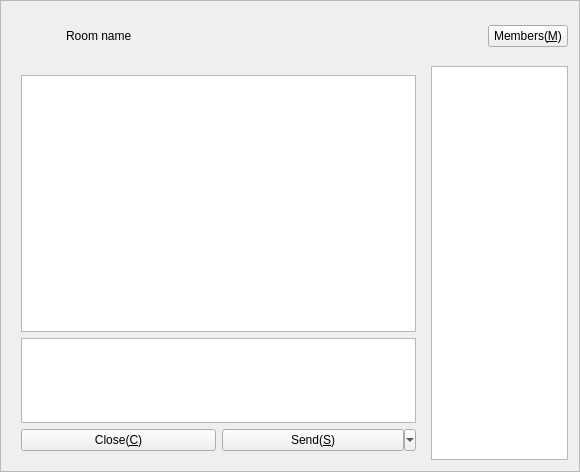
<?xml version="1.0" encoding="UTF-8"?>
<ui version="4.0">
 <class>CFrmGroupChat</class>
 <widget class="QFrame" name="CFrmGroupChat">
  <property name="geometry">
   <rect>
    <x>0</x>
    <y>0</y>
    <width>580</width>
    <height>472</height>
   </rect>
  </property>
  <property name="windowTitle">
   <string>Group chat</string>
  </property>
  <property name="frameShape">
   <enum>QFrame::StyledPanel</enum>
  </property>
  <property name="frameShadow">
   <enum>QFrame::Raised</enum>
  </property>
  <layout class="QGridLayout" name="gridLayout_3">
   <item row="0" column="0">
    <layout class="QHBoxLayout" name="horizontalLayout">
     <item>
      <widget class="CLabel" name="lbIcon">
       <property name="sizePolicy">
        <sizepolicy hsizetype="Fixed" vsizetype="Fixed">
         <horstretch>0</horstretch>
         <verstretch>0</verstretch>
        </sizepolicy>
       </property>
       <property name="minimumSize">
        <size>
         <width>48</width>
         <height>48</height>
        </size>
       </property>
       <property name="maximumSize">
        <size>
         <width>48</width>
         <height>48</height>
        </size>
       </property>
       <property name="text">
        <string/>
       </property>
       <property name="pixmap">
        <pixmap resource="../../../Resource/Resource.qrc">:/icon/AppIcon</pixmap>
       </property>
       <property name="scaledContents">
        <bool>true</bool>
       </property>
       <property name="wordWrap">
        <bool>false</bool>
       </property>
      </widget>
     </item>
     <item>
      <widget class="QLabel" name="lbTitle">
       <property name="sizePolicy">
        <sizepolicy hsizetype="Expanding" vsizetype="Preferred">
         <horstretch>0</horstretch>
         <verstretch>0</verstretch>
        </sizepolicy>
       </property>
       <property name="text">
        <string>Room name</string>
       </property>
      </widget>
     </item>
     <item>
      <widget class="QPushButton" name="pbMember">
       <property name="sizePolicy">
        <sizepolicy hsizetype="Preferred" vsizetype="Fixed">
         <horstretch>0</horstretch>
         <verstretch>0</verstretch>
        </sizepolicy>
       </property>
       <property name="text">
        <string>Members(&amp;M)</string>
       </property>
      </widget>
     </item>
    </layout>
   </item>
   <item row="1" column="0">
    <layout class="QGridLayout" name="gridLayout_2">
     <item row="0" column="0">
      <widget class="QWidget" name="wdgChat" native="true">
       <property name="sizePolicy">
        <sizepolicy hsizetype="Preferred" vsizetype="Preferred">
         <horstretch>3</horstretch>
         <verstretch>0</verstretch>
        </sizepolicy>
       </property>
       <layout class="QGridLayout" name="gridLayout">
        <item row="0" column="0" colspan="2">
         <layout class="QVBoxLayout" name="verticalLayout">
          <item>
           <widget class="QTextEdit" name="txtView">
            <property name="sizePolicy">
             <sizepolicy hsizetype="Expanding" vsizetype="Expanding">
              <horstretch>5</horstretch>
              <verstretch>3</verstretch>
             </sizepolicy>
            </property>
            <property name="undoRedoEnabled">
             <bool>true</bool>
            </property>
            <property name="readOnly">
             <bool>true</bool>
            </property>
            <property name="html">
             <string notr="true">&lt;!DOCTYPE HTML PUBLIC &quot;-//W3C//DTD HTML 4.0//EN&quot; &quot;http://www.w3.org/TR/REC-html40/strict.dtd&quot;&gt;
&lt;html&gt;&lt;head&gt;&lt;meta name=&quot;qrichtext&quot; content=&quot;1&quot; /&gt;&lt;style type=&quot;text/css&quot;&gt;
p, li { white-space: pre-wrap; }
&lt;/style&gt;&lt;/head&gt;&lt;body style=&quot; font-family:'Ubuntu'; font-size:11pt; font-weight:400; font-style:normal;&quot;&gt;
&lt;p style=&quot;-qt-paragraph-type:empty; margin-top:0px; margin-bottom:0px; margin-left:0px; margin-right:0px; -qt-block-indent:0; text-indent:0px; font-family:'SimSun'; font-size:9pt;&quot;&gt;&lt;br /&gt;&lt;/p&gt;&lt;/body&gt;&lt;/html&gt;</string>
            </property>
            <property name="placeholderText">
             <string notr="true"/>
            </property>
           </widget>
          </item>
          <item>
           <widget class="QTextEdit" name="txtInput">
            <property name="sizePolicy">
             <sizepolicy hsizetype="Expanding" vsizetype="Expanding">
              <horstretch>5</horstretch>
              <verstretch>1</verstretch>
             </sizepolicy>
            </property>
            <property name="html">
             <string notr="true">&lt;!DOCTYPE HTML PUBLIC &quot;-//W3C//DTD HTML 4.0//EN&quot; &quot;http://www.w3.org/TR/REC-html40/strict.dtd&quot;&gt;
&lt;html&gt;&lt;head&gt;&lt;meta name=&quot;qrichtext&quot; content=&quot;1&quot; /&gt;&lt;style type=&quot;text/css&quot;&gt;
p, li { white-space: pre-wrap; }
&lt;/style&gt;&lt;/head&gt;&lt;body style=&quot; font-family:'Ubuntu'; font-size:11pt; font-weight:400; font-style:normal;&quot;&gt;
&lt;p style=&quot;-qt-paragraph-type:empty; margin-top:0px; margin-bottom:0px; margin-left:0px; margin-right:0px; -qt-block-indent:0; text-indent:0px; font-family:'SimSun'; font-size:9pt;&quot;&gt;&lt;br /&gt;&lt;/p&gt;&lt;/body&gt;&lt;/html&gt;</string>
            </property>
           </widget>
          </item>
         </layout>
        </item>
        <item row="1" column="0">
         <widget class="QPushButton" name="pbClose">
          <property name="sizePolicy">
           <sizepolicy hsizetype="Preferred" vsizetype="Fixed">
            <horstretch>0</horstretch>
            <verstretch>0</verstretch>
           </sizepolicy>
          </property>
          <property name="toolTip">
           <string>Close</string>
          </property>
          <property name="text">
           <string>Close(&amp;C)</string>
          </property>
          <property name="icon">
           <iconset resource="../../../Resource/Resource.qrc">
            <normaloff>:/icon/Delete</normaloff>:/icon/Delete</iconset>
          </property>
         </widget>
        </item>
        <item row="1" column="1">
         <widget class="QToolButton" name="pbSend">
          <property name="sizePolicy">
           <sizepolicy hsizetype="Preferred" vsizetype="Preferred">
            <horstretch>0</horstretch>
            <verstretch>0</verstretch>
           </sizepolicy>
          </property>
          <property name="toolTip">
           <string>SendMessage</string>
          </property>
          <property name="text">
           <string>Send(&amp;S)</string>
          </property>
          <property name="icon">
           <iconset resource="../../../Resource/Resource.qrc">
            <normaloff>:/icon/Accept</normaloff>:/icon/Accept</iconset>
          </property>
          <property name="shortcut">
           <string>Alt+S</string>
          </property>
          <property name="popupMode">
           <enum>QToolButton::MenuButtonPopup</enum>
          </property>
          <property name="toolButtonStyle">
           <enum>Qt::ToolButtonTextBesideIcon</enum>
          </property>
         </widget>
        </item>
       </layout>
      </widget>
     </item>
     <item row="0" column="1">
      <widget class="QListView" name="lstMembers">
       <property name="sizePolicy">
        <sizepolicy hsizetype="Expanding" vsizetype="Expanding">
         <horstretch>1</horstretch>
         <verstretch>0</verstretch>
        </sizepolicy>
       </property>
       <property name="contextMenuPolicy">
        <enum>Qt::CustomContextMenu</enum>
       </property>
      </widget>
     </item>
    </layout>
   </item>
  </layout>
  <action name="actionMember_information">
   <property name="text">
    <string>Member information</string>
   </property>
  </action>
  <action name="actionMember_kick">
   <property name="text">
    <string>Kick</string>
   </property>
  </action>
 </widget>
 <customwidgets>
  <customwidget>
   <class>CLabel</class>
   <extends>QLabel</extends>
   <header location="global">Label.h</header>
  </customwidget>
 </customwidgets>
 <resources>
  <include location="../../../Resource/Resource.qrc"/>
 </resources>
 <connections/>
</ui>
